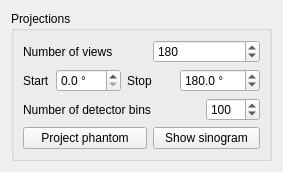
<?xml version="1.0" encoding="UTF-8"?>
<ui version="4.0">
 <class>Form</class>
 <widget class="QWidget" name="Form">
  <property name="geometry">
   <rect>
    <x>0</x>
    <y>0</y>
    <width>283</width>
    <height>167</height>
   </rect>
  </property>
  <property name="windowTitle">
   <string>Form</string>
  </property>
  <layout class="QGridLayout" name="gridLayout_2">
   <item row="0" column="0">
    <widget class="QGroupBox" name="groupBox">
     <property name="title">
      <string>Projections</string>
     </property>
     <layout class="QGridLayout" name="gridLayout">
      <item row="3" column="0" colspan="3">
       <widget class="QPushButton" name="pushButton">
        <property name="text">
         <string>Project phantom</string>
        </property>
       </widget>
      </item>
      <item row="1" column="4" colspan="2">
       <widget class="QDoubleSpinBox" name="doubleSpinBoxStop">
        <property name="suffix">
         <string> °</string>
        </property>
        <property name="decimals">
         <number>1</number>
        </property>
        <property name="maximum">
         <double>360.000000000000000</double>
        </property>
        <property name="value">
         <double>180.000000000000000</double>
        </property>
       </widget>
      </item>
      <item row="1" column="2" colspan="2">
       <widget class="QLabel" name="label_4">
        <property name="text">
         <string>Stop</string>
        </property>
       </widget>
      </item>
      <item row="1" column="0">
       <widget class="QLabel" name="label_3">
        <property name="text">
         <string>Start</string>
        </property>
       </widget>
      </item>
      <item row="0" column="3" colspan="3">
       <widget class="QSpinBox" name="spinBoxNrOfViews">
        <property name="minimum">
         <number>1</number>
        </property>
        <property name="maximum">
         <number>1024</number>
        </property>
        <property name="value">
         <number>180</number>
        </property>
       </widget>
      </item>
      <item row="0" column="0" colspan="3">
       <widget class="QLabel" name="label_2">
        <property name="text">
         <string>Number of views</string>
        </property>
       </widget>
      </item>
      <item row="3" column="3" colspan="3">
       <widget class="QPushButton" name="pushButton_2">
        <property name="text">
         <string>Show sinogram</string>
        </property>
       </widget>
      </item>
      <item row="1" column="1">
       <widget class="QDoubleSpinBox" name="doubleSpinBoxStart">
        <property name="suffix">
         <string> °</string>
        </property>
        <property name="decimals">
         <number>1</number>
        </property>
        <property name="maximum">
         <double>360.000000000000000</double>
        </property>
       </widget>
      </item>
      <item row="2" column="0" colspan="5">
       <widget class="QLabel" name="label">
        <property name="text">
         <string>Number of detector bins</string>
        </property>
       </widget>
      </item>
      <item row="2" column="5">
       <widget class="QSpinBox" name="spinBoxNrOfBins">
        <property name="minimum">
         <number>1</number>
        </property>
        <property name="maximum">
         <number>1024</number>
        </property>
        <property name="value">
         <number>100</number>
        </property>
       </widget>
      </item>
      <item row="4" column="0">
       <spacer name="verticalSpacer">
        <property name="orientation">
         <enum>Qt::Vertical</enum>
        </property>
        <property name="sizeHint" stdset="0">
         <size>
          <width>20</width>
          <height>40</height>
         </size>
        </property>
       </spacer>
      </item>
     </layout>
    </widget>
   </item>
  </layout>
 </widget>
 <resources/>
 <connections/>
</ui>
